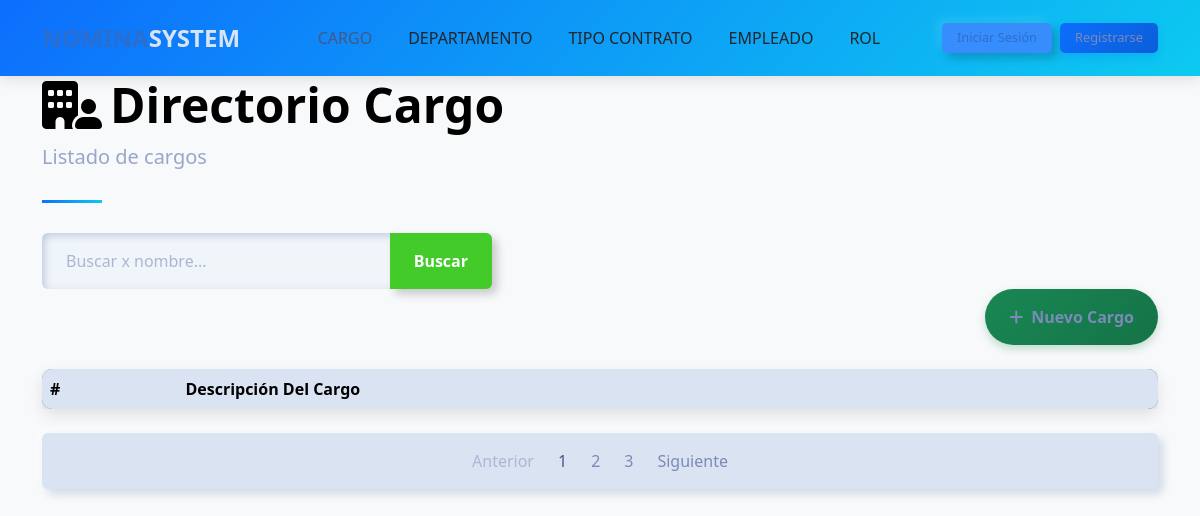
Page /cargoss/cargos/ on the earlier database version.
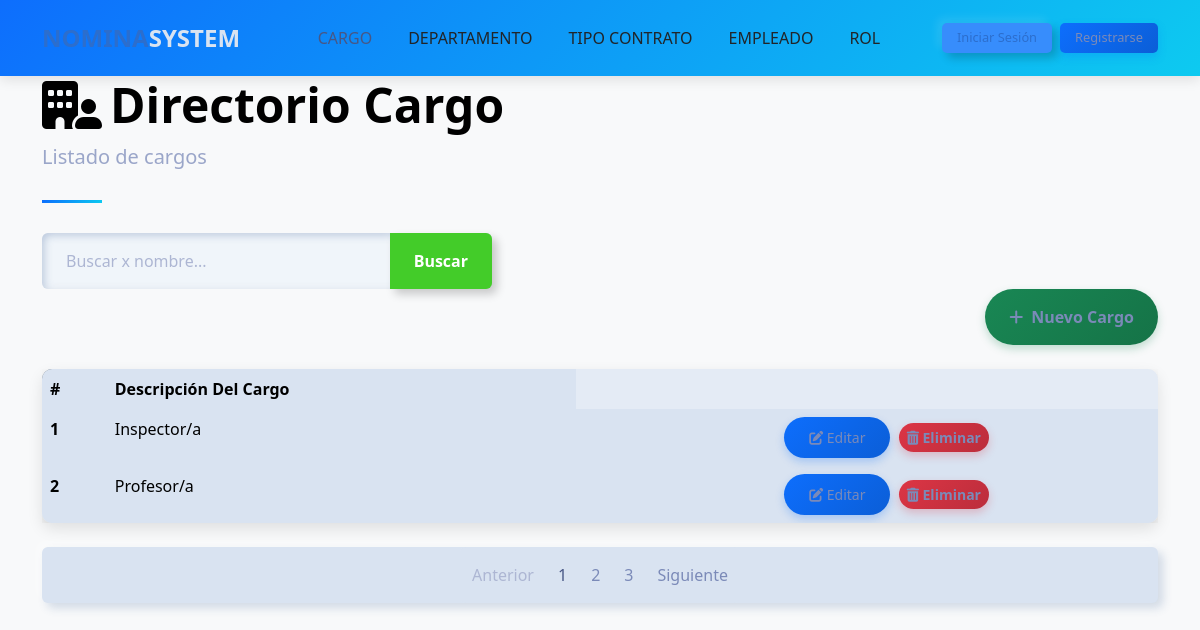
Same page on the later database version.
### cargo/models.py (models this page shows, shortened)
class Cargo(models.Model):
    description = models.CharField(max_length=100)

### cargo/views.py (the view)
# urls.py: path('cargos/', cargos, name='cargos'),
def cargos(request):
    datcargos = Cargo.objects.all()
    query = request.GET.get('q')
    if query:
        datcargos = Cargo.objects.filter(description__icontains=query)
    return render(request, 'cargos/cargoslist.html', {
        'datcargos': datcargos,
        'title': 'Listado de cargos'})

### template/cargos/cargoslist.html (shortened to what this page needs)
{% extends "home.html" %}
{% block content %}
    <div class="container">
        <header class="page-header">
            <h1 class="display-5 fw-bold text-primary" style="color: black !important;">
                <i class="fa-solid fa-building-user me-2" style="color: black;"></i>Directorio Cargo
            </h1>
            <p class="lead text-muted">Listado de cargos</p>
        </header>
        <form action="" style="max-width: 450px;">
            <div class="input-group">
                <input type="text" class="form-control" placeholder="Buscar x nombre..." name="q" value="{{ request.GET.q }}">
                <button class="btn btn-outline-success" data-bs-toggle="tooltip" data-bs-title="Escriba parte del apellido y click en buscar">
                    Buscar
                </button>
            </div>
        </form>
        <div class="d-flex justify-content-end mb-4">
            <a class="btn btn-success"  href="{% url 'cargo:cargos_create' %}">
                <i class="fas fa-plus me-2"></i>Nuevo Cargo
            </a>
        </div>
        <div class="card mb-4">
            <div class="card-body p-0">
                <div class="table-responsive">
                    <table class="table table-hover mb-0">
                        <thead>
                            <tr>
                                <th scope="col">#</th>
                                <th scope="col">Descripción Del Cargo</th>
                            </tr>
                        </thead>
                        <tbody>
                           {% for carg in datcargos %}
                            <tr>
                                <th scope="row">{{carg.id}}</th>
                                <td>{{carg.description}}</td>
                                <td>
                                <td class="text-center">
                                    <a href="{% url 'cargo:cargos_update' carg.id %}" class="btn btn-sm btn-primary me-1">
                                        <i class="fas fa-edit"></i> Editar
                                    </a>
                                    <a  href="{% url 'cargo:cargos_delete' carg.id %}" class="btn btn-sm btn-danger">
                                        <i class="fas fa-trash-alt"></i> Eliminar
                                    </a>
                                </td>
                            </tr>
                           {% endfor %}
                        </tbody>
                    </table>
                </div>
            </div>
        </div>
        <nav aria-label="Page navigation" class="mb-4">
            <ul class="pagination justify-content-center">
                <li class="page-item disabled">
                    <a class="page-link" href="#" tabindex="-1" aria-disabled="true">Anterior</a>
                </li>
                <li class="page-item active"><a class="page-link" href="#">1</a></li>
                <li class="page-item"><a class="page-link" href="#">2</a></li>
                <li class="page-item"><a class="page-link" href="#">3</a></li>
                <li class="page-item">
                    <a class="page-link" href="#">Siguiente</a>
                </li>
            </ul>
        </nav>
    </div>
{% endblock %}

Differences in the rows shown:
added Cargo: id "1", description "Inspector/a"
added Cargo: id "2", description "Profesor/a"
